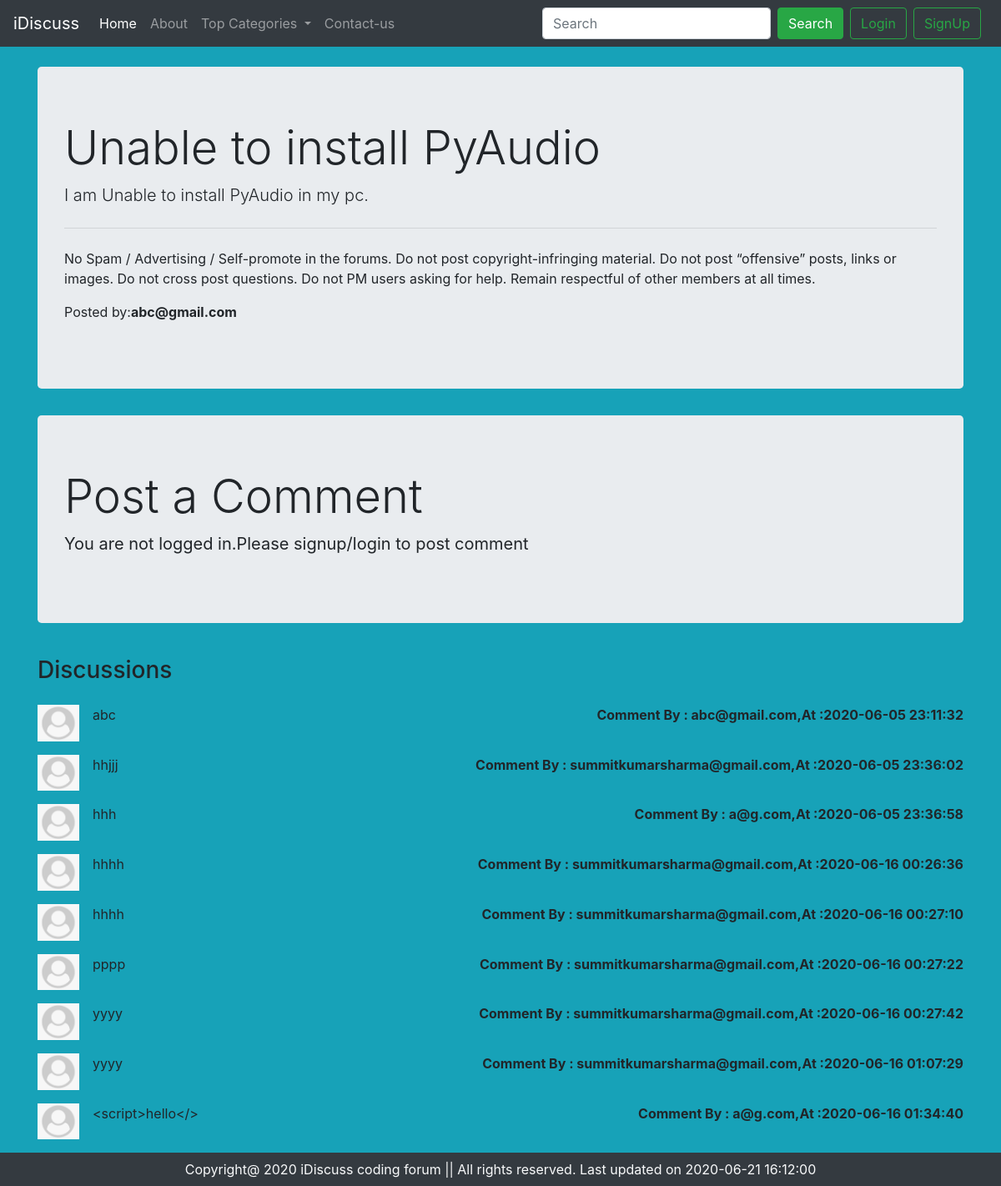
The app's page /thread.php?threadid=1 with its own data.
### tables this page shows
CREATE TABLE `threads` (
  `thread_id` int(10) NOT NULL,
  `thread_title` varchar(200) NOT NULL,
  `thread_desc` text NOT NULL,
  `thread_cat_id` int(10) NOT NULL,
  `thread_user_id` int(10) NOT NULL,
  `thread_tstamp` datetime NOT NULL DEFAULT current_timestamp()
);

CREATE TABLE `users_idiscuss` (
  `sno` int(8) NOT NULL,
  `user_email` varchar(30) NOT NULL,
  `user_pass` varchar(200) NOT NULL,
  `timestamp` datetime NOT NULL DEFAULT current_timestamp()
);

CREATE TABLE `comments` (
  `comment_id` int(5) NOT NULL,
  `comment_content` text NOT NULL,
  `thread_id` int(5) NOT NULL,
  `comment_by` int(5) NOT NULL,
  `comment_time` datetime NOT NULL DEFAULT current_timestamp()
);

### thread.php (the view, shortened to what this page needs)
<!doctype html>
<html lang="en">
<head>
    <link rel="stylesheet" href="https://stackpath.bootstrapcdn.com/bootstrap/4.5.0/css/bootstrap.min.css"
>
</head>
<body class="bg-info">
    <?php include 'partials/header.php'; ?>
    <?php
        include 'partials/dbconnect.php';
                $threadid =$_GET['threadid'];
                $sql = "SELECT * FROM `threads`WHERE thread_id=$threadid";
                $result = mysqli_query($conn, $sql);
                $num_row = mysqli_num_rows($result);
                if ($num_row > 0) {
                    while ($row = mysqli_fetch_assoc($result)) {
                        $title = $row["thread_title"];
                        $desc= $row["thread_desc"];
                        $thread_user_id= $row["thread_user_id"];
                        $sql2 = "SELECT * FROM `users_idiscuss` WHERE sno=$thread_user_id";
                        $result2 =mysqli_query($conn,$sql2);
                        $row2 = mysqli_fetch_assoc($result2);
                        $posted_by = $row2["user_email"];
                     }
                }
    ?>
    <div class="container my-4">
        <div class="jumbotron">
            <h1 class="display-4"> <?php echo $title;?></h1>
            <p class="lead"><?php echo $desc; ?></p>
            <hr class="my-4">
            <p>No Spam / Advertising / Self-promote in the forums.
                Do not post copyright-infringing material.
                Do not post “offensive” posts, links or images.
                Do not cross post questions.
                Do not PM users asking for help.
                Remain respectful of other members at all times.
            </p>
            <p>Posted by:<b><?php echo $posted_by;?></b></p>
        </div>
    </div>
    <?php
    if(isset($_SESSION['loggedin']) && $_SESSION['loggedin']==true){
        echo '<div class="container">
        <h3 class="py-2">Post a Comment</h3>
        <form action="'.$_SERVER['REQUEST_URI'].'" method="POST">
            <div class="form-group">
                <label for="desc">Type your Comment</label><input type="hidden" name="" value="'.$_SESSION['sno'].'">
                <textarea class="form-control" id="comment" name="comment" rows="3"></textarea>
            </div>
            <div class="form-group">
                <button type="submit" class="btn btn-sm btn-success">Post Comment</button>
            </div>
        </form>
    </div>';
    }
    else{
        echo '<div class="container">
                <div class="jumbotron">
                    <h1 class="display-4">Post a Comment</h1>
                    <p class="lead"><b>You are not logged in.Please signup/login to post comment</b></p>
                </div>
            </div>';
    }
    ?>
    <div class="container" id="ques">
        <h3 class="py-2">Discussions</h3>
        <?php
                include 'partials/dbconnect.php';
                $threadid=$_GET['threadid'];
                $sql = "SELECT * FROM `comments`WHERE thread_id=$threadid";
                $result = mysqli_query($conn, $sql);
                $num_row = mysqli_num_rows($result);
                if ($num_row > 0) {
                    while ($row = mysqli_fetch_assoc($result)) {
                        $content = $row["comment_content"];
                        $commenttime = $row["comment_time"];
                        $thread_user_id = $row["comment_by"];
                        $sql2 = "SELECT * FROM `users_idiscuss` WHERE sno=$thread_user_id";
                        $result2 =mysqli_query($conn,$sql2);
                        $row2 = mysqli_fetch_assoc($result2);
                        $user_name = $row2["user_email"];
                        echo' <div class="media my-3">
                        <img src="img/userdefault.png" width="50px" class="mr-3" alt="userdefault image">
                        <div class="media-body">
                            <p>'.  $content.'</p>
                        </div>
                        <p class="font-weight-bold my-0">Comment By : '.$user_name.',At :'. $commenttime.'</p>
                    </div>';
                     }
                }
        ?>
    </div>
    <?php include 'partials/footer.php'; ?>
</body>
</html>

### thread.php (style rules this page uses)
#ques { min-height: 433px; }

### records on screen
threads: thread_title "Unable to install PyAudio", thread_desc "I am Unable to install PyAudio in my pc."
users_idiscuss: user_email "abc@gmail.com"
comments: comment_content "abc", users_idiscuss.user_email "abc@gmail.com", comment_time "2020-06-05 23:11:32"
comments: comment_content "hhjjj", users_idiscuss.user_email "summitkumarsharma@gmail.com", comment_time "2020-06-05 23:36:02"
comments: comment_content "hhh", users_idiscuss.user_email "a@g.com", comment_time "2020-06-05 23:36:58"
comments: comment_content "hhhh", users_idiscuss.user_email "summitkumarsharma@gmail.com", comment_time "2020-06-16 00:26:36"
comments: comment_content "hhhh", users_idiscuss.user_email "summitkumarsharma@gmail.com", comment_time "2020-06-16 00:27:10"
comments: comment_content "pppp", users_idiscuss.user_email "summitkumarsharma@gmail.com", comment_time "2020-06-16 00:27:22"
comments: comment_content "yyyy", users_idiscuss.user_email "summitkumarsharma@gmail.com", comment_time "2020-06-16 00:27:42"
comments: comment_content "yyyy", users_idiscuss.user_email "summitkumarsharma@gmail.com", comment_time "2020-06-16 01:07:29"
comments: comment_content "<script>hello</>", users_idiscuss.user_email "a@g.com", comment_time "2020-06-16 01:34:40"
